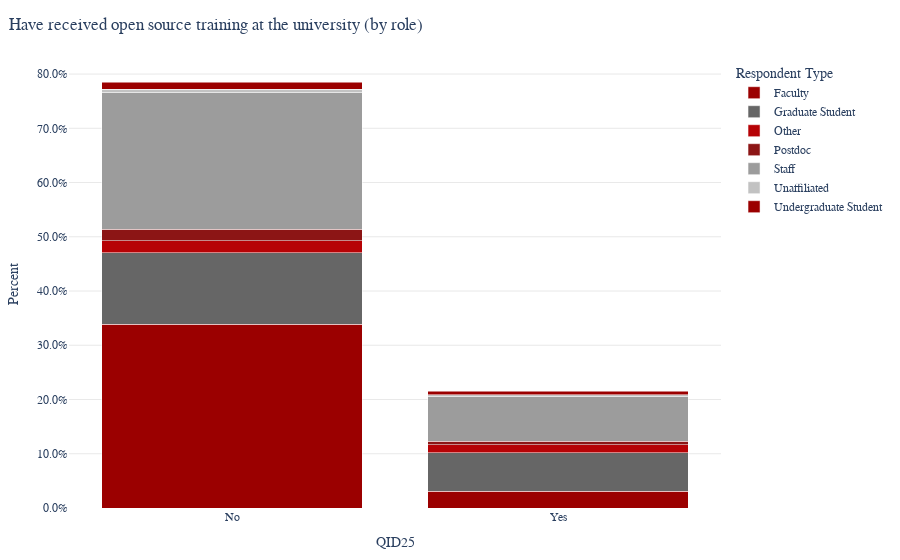

Write notebook code for a chart like this one.
### Markdown cell above
### Training by Role

### Code cell
fig3 = px.bar(
    c3_df, x="QID25", y="Percent",
    color="Respondent Type",
    barmode="stack",
    title="Have received open source training at the university (by role)"
)
fig3.update_layout(
    yaxis=dict(tickformat=".1%"),
    plot_bgcolor="white",
    paper_bgcolor="white",
)
fig3.show()
fig3.write_html('_static/fig3.html', full_html=False, include_plotlyjs='cdn')

### Figure 1 — Plotly figure (JSON) as saved in the notebook; plotly's stock layout.template omitted (floating-point values rounded to 4 significant figures)
{"data": [{"hovertemplate": "Respondent Type=Faculty<br>QID25=%{x}<br>Percent=%{y}<extra></extra>", "legendgroup": "Faculty", "marker": {"color": "#9B0000", "pattern": {"shape": ""}}, "name": "Faculty", "orientation": "v", "showlegend": true, "textposition": "auto", "type": "bar", "x": ["No", "Yes"], "xaxis": "x", "y": [0.3385, 0.03077], "yaxis": "y"}, {"hovertemplate": "Respondent Type=Graduate Student<br>QID25=%{x}<br>Percent=%{y}<extra></extra>", "legendgroup": "Graduate Student", "marker": {"color": "#666666", "pattern": {"shape": ""}}, "name": "Graduate Student", "orientation": "v", "showlegend": true, "textposition": "auto", "type": "bar", "x": ["No", "Yes"], "xaxis": "x", "y": [0.1323, 0.07077], "yaxis": "y"}, {"hovertemplate": "Respondent Type=Other<br>QID25=%{x}<br>Percent=%{y}<extra></extra>", "legendgroup": "Other", "marker": {"color": "#B60205", "pattern": {"shape": ""}}, "name": "Other", "orientation": "v", "showlegend": true, "textposition": "auto", "type": "bar", "x": ["No", "Yes"], "xaxis": "x", "y": [0.02154, 0.01538], "yaxis": "y"}, {"hovertemplate": "Respondent Type=Postdoc<br>QID25=%{x}<br>Percent=%{y}<extra></extra>", "legendgroup": "Postdoc", "marker": {"color": "#8c1515", "pattern": {"shape": ""}}, "name": "Postdoc", "orientation": "v", "showlegend": true, "textposition": "auto", "type": "bar", "x": ["No", "Yes"], "xaxis": "x", "y": [0.02154, 0.006154], "yaxis": "y"}, {"hovertemplate": "Respondent Type=Staff<br>QID25=%{x}<br>Percent=%{y}<extra></extra>", "legendgroup": "Staff", "marker": {"color": "#9c9c9c", "pattern": {"shape": ""}}, "name": "Staff", "orientation": "v", "showlegend": true, "textposition": "auto", "type": "bar", "x": ["No", "Yes"], "xaxis": "x", "y": [0.2523, 0.08308], "yaxis": "y"}, {"hovertemplate": "Respondent Type=Unaffiliated<br>QID25=%{x}<br>Percent=%{y}<extra></extra>", "legendgroup": "Unaffiliated", "marker": {"color": "#c2c2c2", "pattern": {"shape": ""}}, "name": "Unaffiliated", "orientation": "v", "showlegend": true, "textposition": "auto", "type": "bar", "x": ["No", "Yes"], "xaxis": "x", "y": [0.006154, 0.003077], "yaxis": "y"}, {"hovertemplate": "Respondent Type=Undergraduate Student<br>QID25=%{x}<br>Percent=%{y}<extra></extra>", "legendgroup": "Undergraduate Student", "marker": {"color": "#9B0000", "pattern": {"shape": ""}}, "name": "Undergraduate Student", "orientation": "v", "showlegend": true, "textposition": "auto", "type": "bar", "x": ["No", "Yes"], "xaxis": "x", "y": [0.01231, 0.006154], "yaxis": "y"}], "layout": {"barmode": "stack", "legend": {"title": {"text": "Respondent Type"}, "tracegroupgap": 0}, "paper_bgcolor": "white", "plot_bgcolor": "white", "title": {"text": "Have received open source training at the university (by role)"}, "xaxis": {"anchor": "y", "domain": [0.0, 1.0], "title": {"text": "QID25"}}, "yaxis": {"anchor": "x", "domain": [0.0, 1.0], "tickformat": ".1%", "title": {"text": "Percent"}}}}
